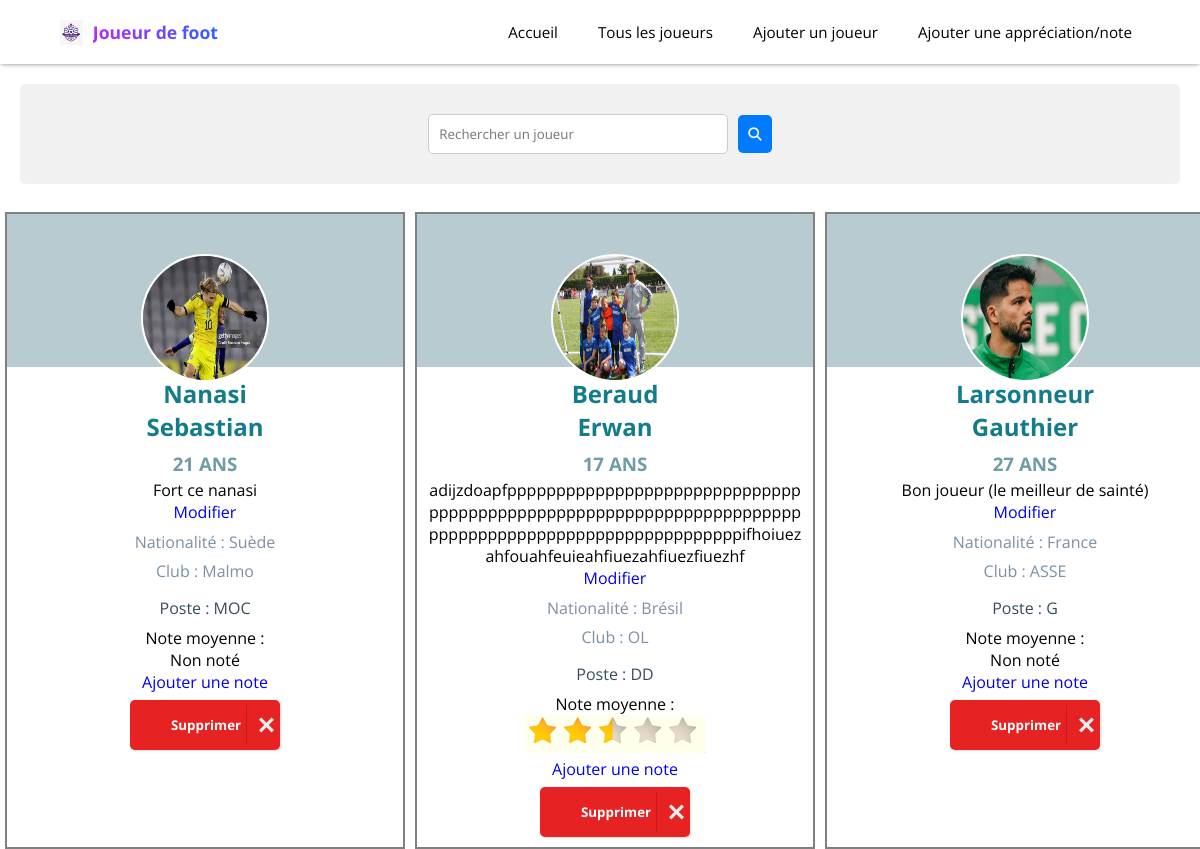
The page /all-players.php on the database its author committed.
### tables this page shows
CREATE TABLE `joueur` (
  `id` int(255) NOT NULL,
  `nom` varchar(255) NOT NULL,
  `prenom` varchar(255) NOT NULL,
  `age` int(255) NOT NULL,
  `club` varchar(255) NOT NULL,
  `nation` varchar(255) NOT NULL,
  `poste` varchar(255) NOT NULL,
  `appreciation` varchar(255) DEFAULT NULL,
  `note` int(255) DEFAULT NULL,
  `tete` varchar(255) DEFAULT NULL
);

### all-players.php (the view, shortened to what this page needs)
<?php
include 'db_connexion.php';
?>
<!DOCTYPE html>
<html lang="fr">
<head>
    <link rel="stylesheet" href="style.css">
    <link rel="stylesheet" href="https://cdnjs.cloudflare.com/ajax/libs/font-awesome/6.6.0/css/all.min.css" />
</head>
<body>
    <nav>
        <div class="logo">
            <img src="assets/Logo64x64.png" alt="logo" />
            <h1>Joueur de foot</h1>
        </div>
        <ul>
            <li>
                <a href="../football player/index.php">Accueil</a>
            </li>
            <li>
                <a href="../football player/all-players.php">Tous les joueurs</a>
            </li>
            <li>
                <a href="../football player/add-player.php">Ajouter un joueur</a>
            </li>
            <li>
                <a href="#">Ajouter une appréciation/note</a>
            </li>
        </ul>
    </nav>
    <div class="recherche">
        <form method="get">
            <input type="text" name="playerSearch" id="playerSearch" placeholder="Rechercher un joueur" class="searchPlayer">
            <button type="submit" class="submit"><i class="fa-solid fa-magnifying-glass"></i></button>
        </form>
    </div>
    <?php
    $base_sql = 'SELECT * FROM joueur WHERE 1=1';
    try {
        $sql = $conn->prepare($base_sql);
        $sql->execute();
        $result = $sql->fetchAll(PDO::FETCH_ASSOC);
        if (count($result) > 0) {
    ?>
            <div class="all-cards">
                <?php
                foreach ($result as $row) {
                ?>
                    <div class="container">
                        <div class="card-solo">
                            <div class="card-top">
                                <?php
                                if (!empty($row["tete"])) {
                                    echo "<img class='profil-solo' src='" . htmlspecialchars($row['tete']) . "' width='50', heigth='50'>";
                                } else {
                                    echo "<img class='profil-solo' src='assets/default.jpg' width='100'>";
                                }
                                ?>
                            </div>
                            <div class="card-infos">
                                <div class="nom-prenom">
                                    <h2><?php
                                        echo htmlspecialchars($row['nom']); ?></h2>
                                    <h2><?php
                                        echo htmlspecialchars($row['prenom']) ?></h2>
                                </div>
                                <h3 class="age"><?php echo htmlspecialchars($row['age']) . ' ans' ?></h3>
                                <p class="appreciation">
                                    <?php
                                    if (isset($row['appreciation']) && !is_null($row['appreciation'])) {
                                        echo htmlspecialchars($row['appreciation']);
                                        echo '<a href="../football player/add-appreciation.php?player_id=' . $row['id'] . '"><br>Modifier</a>';
                                    } else {
                                        echo '<a href="../football player/add-appreciation.php?player_id=' . $row['id'] . '">Ajouter une appréciation</a>';
                                    } ?>
                                </p>
                                <p class="nation-club">
                                    <?php
                                    echo 'Nationalité : ' . htmlspecialchars($row['nation']) . '<p class="nation-club"> Club : ' . htmlspecialchars($row['club']) . '</p>'; ?>
                                </p>
                                <p class="poste">
                                    <?php
                                    echo 'Poste : ' . htmlspecialchars($row['poste'])
                                    ?>
                                </p>
                                <p class="moyenne">
                                    <?php
                                    $moy_sql = 'SELECT AVG(note) as moyenne FROM notes WHERE joueur_id = :player_id';
                                    $requ = $conn->prepare($moy_sql);
                                    $requ->bindParam(':player_id', $row['id'], PDO::PARAM_INT);
                                    $requ->execute();
                                    $resultavg = $requ->fetch(PDO::FETCH_ASSOC);
                                    ?>
                                    Note moyenne : <br>
                                    <?php
                                    if ($resultavg && $resultavg['moyenne'] !== null) {
                                        $moyenne = $resultavg['moyenne'];
                                        $rounded_moyenne = round($moyenne * 2) / 2;
                                        $image = '../football player/assets/rating/star-' . $rounded_moyenne . '.PNG';
                                        echo '<img src="' . $image . '">';
                                    } else {
                                        echo "Non noté";
                                    }
                                    ?>
                                </p>
                                <a href="../football player/add-rating.php?player_id=<?php echo $row['id'] ?>" class="add-rating-link">Ajouter une note</a>
                                <a href="../football player/remove-player.php?id=<?php echo $row['id'] ?>" class="delete-link">
                                    <button class="noselect delete"><span class="text">Supprimer</span><span class="icon"><svg xmlns="http://www.w3.org/2000/svg" width="24" height="24" viewBox="0 0 24 24">
                                                <path d="M24 20.188l-8.315-8.209 8.2-8.282-3.697-3.697-8.212 8.318-8.31-8.203-3.666 3.666 8.321 8.24-8.206 8.313 3.666 3.666 8.237-8.318 8.285 8.203z"></path>
                                            </svg></span></button>
                                </a>
                            </div>
                        </div>
                    </div>
                <?php
                } ?>
            </div>
    <?php
        } else {
            echo "<p>Aucun joueur trouvé.</p>";
        }
    } catch (PDOException $e) {
        echo "Erreur dans la requête SQL: " . $e->getMessage();
    }
    ?>
</body>
</html>

### style.css (style rules this page uses)
* { font-family: "Open Sans", sans-serif; font-optical-sizing: auto; font-style: normal; }
h2, h3, p { margin: 0; }
* { box-sizing: border-box; -webkit-font-smoothing: antialiased; -moz-osx-font-smoothing: grayscale; }
body { padding: 0; margin: 0; font-family: "Poppins", sans-serif; }
nav { padding: 5px 5%; display: flex; justify-content: space-between; align-items: center; box-shadow: rgba(50, 50, 93, 0.25) 0px 2px 5px -1px, rgba(0, 0, 0, 0.3) 0px 1px 3px -1px; z-index: 1; }
nav .logo { display: flex; align-items: center; }
nav .logo img { height: 25px; width: auto; margin-right: 10px; }
nav .logo h1 { font-size: 1.1rem; background: linear-gradient(to right, #b927fc 0%, #2c64fc 100%); -webkit-background-clip: text; background-clip: text; -webkit-text-fill-color: transparent; }
nav ul { list-style: none; display: flex; }
nav ul li { margin-left: 1.5rem; }
nav ul li a { text-decoration: none; color: #000; font-size: 95%; font-weight: 400; padding: 4px 8px; border-radius: 5px; }
.all-cards { display: grid; grid-template-columns: repeat(3, 1fr); grid-gap: 10px; grid-auto-rows: minmax(100px, auto); margin-left: 5px; margin-top: 2%; }
.recherche { margin: 20px; padding: 10px; background-color: #f1f1f1; border-radius: 5px; display: flex; justify-content: center; align-items: center; height: 100px; }
.recherche form { display: flex; justify-content: center; align-items: center; }
.searchPlayer { padding: 10px; width: 300px; margin-right: 10px; border-radius: 5px; border: 1px solid #ccc; }
.recherche form button { padding: 10px; background-color: #007BFF; color: white; border: none; border-radius: 5px; cursor: pointer; }
.card-solo { border: 2px solid grey; width: 400px; min-height: 450px; display: flex; flex-direction: column; justify-content: flex-start; align-items: center; }
.card-top { background-color: #B8CBD0; text-align: center; width: 100%; padding: 10px 0; }
.card-infos { display: flex; flex-direction: column; align-items: center; width: 100%; padding: 10px; box-sizing: border-box; }
.container { margin-top: 1%; display: flex; flex-direction: row; justify-content: center; }
.profil-solo { height: 8em; width: 8em; border-radius: 50%; border: solid 2px white; position: relative; top: 30px; }
.nom-prenom { display: flex; flex-direction: column; align-items: center; color: #137C8B; }
.age { color: #709CA7 ; margin-top: 2%; text-transform: uppercase; }
.nation-club { color: #7A90A4; margin-top: 2%; }
.poste { color: #344D59; margin-top: 4%; }
.appreciation { text-align: center; margin-top: 1%; word-wrap: break-word; overflow-wrap: break-word; overflow: hidden; text-overflow: ellipsis; max-width: 100%; }
.appreciation a { text-decoration: none; }
.delete { width: 150px; height: 50px; cursor: pointer; display: flex; align-items: center; background: red; border: none; border-radius: 5px; box-shadow: 1px 1px 3px rgba(0,0,0,0.15); background: #e62222; }
.delete, .delete span { transition: 200ms; }
.delete .text { transform: translateX(35px); color: white; font-weight: bold; }
.delete .icon { position: absolute; border-left: 1px solid #c41b1b; transform: translateX(110px); height: 40px; width: 40px; display: flex; align-items: center; justify-content: center; }
.delete svg { width: 15px; fill: #eee; }
.delete-link { text-decoration: none; margin-top: 2%; }
.moyenne { text-align: center; margin-top: 2%; }
.add-rating-link { text-decoration: none; }

### rows shown on the page
joueur: tete (picture), nom "Nanasi", prenom "Sebastian", age "21", appreciation "Fort ce nanasi", nation "Suède", club "Malmo", poste "MOC", shows "Non noté"
joueur: tete (picture), nom "Beraud", prenom "Erwan", age "17", appreciation "adijzdoapfppppppppppppppppppppppppppppppppppppppppppppppppppppppppppppppppppppppppppppppppppppppppppppppppppppifhoiuezahfouahfeuieahfiuezahfiuezfiuezhf", nation "Brésil", club "OL", poste "DD"
joueur: tete (picture), nom "Larsonneur", prenom "Gauthier", age "27", appreciation "Bon joueur (le meilleur de sainté)", nation "France", club "ASSE", poste "G", shows "Non noté"
